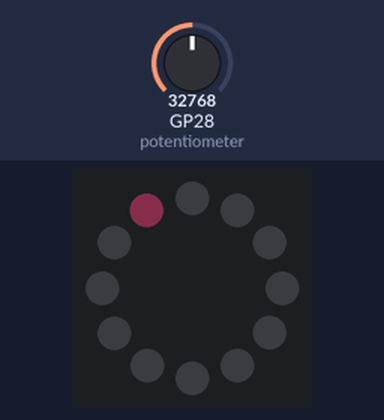
The program below on a simulated Raspberry Pi Pico running MicroPython. Parts: 12 RGB LEDs in a ring, first at the top, clockwise. The test bench sets the inputs (shaded band); at power-on: GP28 (potentiometer) = 32768 (analog values on the 0–65535 scale). Dim RGB values are drawn brighter than linear; random numbers come from a fixed seed.

Above: at 2.2 s.
2.3 s: GP28 (potentiometer) set to 44655
At 2.69 s:
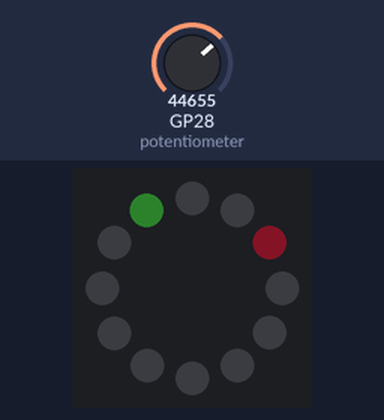
4.9 s: GP28 (potentiometer) set to 32767
At 5.09 s:
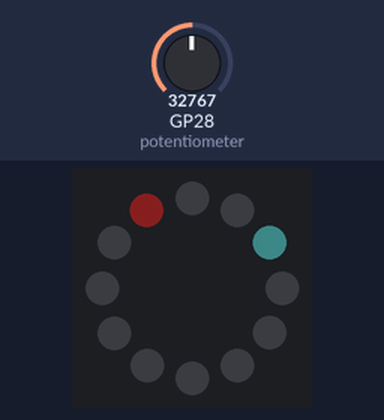
7.3 s: GP28 (potentiometer) set to 26845
At 7.49 s:
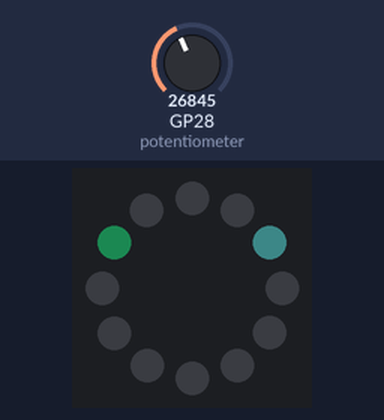
Timing chart, 0 to 10.3 s (numbered marks = the images above; inputs shaded):
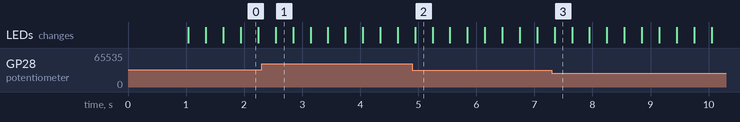

The program:

Day8k.py
```python
'''
Set LEDs on ring to come on one by one, with random colour
'''

from machine import Pin, ADC
from neopixel import NeoPixel
import time
import random

# Set up pin for ring LED
ring = NeoPixel(Pin(2), 12)

# Set up the slider on ADC pin 28
potentiometer = ADC(Pin(28))

# set all LEDs on ring to off
ring.fill((0,0,0))
ring.write()
time.sleep(1)

while True:

    reading = potentiometer.read_u16()

    if reading < 500:
        choice = 99
    elif reading < 5500:
        choice = 6
    elif reading < 11000:
        choice = 7
    elif reading < 16500:
        choice = 8
    elif reading < 22000:
        choice = 9
    elif reading < 27500:
        choice = 10
    elif reading < 33000:
        choice = 11
    elif reading < 38500:
        choice = 0
    elif reading < 44000:
        choice = 1
    elif reading < 49500:
        choice = 2
    elif reading < 55000:
        choice = 3
    elif reading < 60500:
        choice = 4
    else:
        choice = 5

    setting = (round(random.randint(0, 100)/10), round(random.randint(0, 100)/10), round(random.randint(0, 100)/10))

    if choice != 5 and choice != 99 and choice != 11:
        ring[choice] = setting
        ring[choice+1] = (0, 0, 0)
    elif choice == 11:
        ring[choice] = setting
        ring[0] = (0, 0, 0)
    elif choice == 99:
        ring.fill((0, 0, 0))
    else:
        ring[choice] = setting
    ring.write()
```
